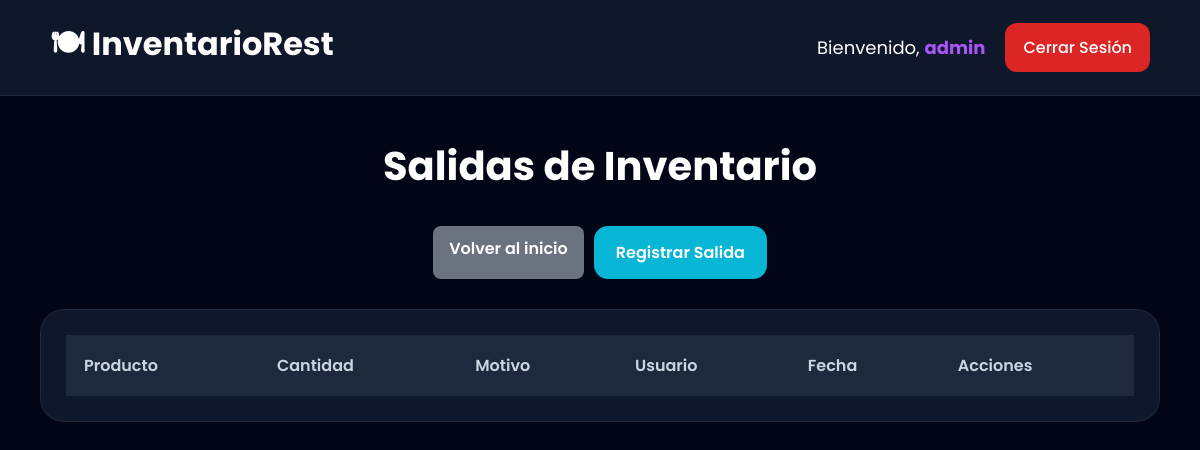
Before: /salidas/ (signed in) with the older database file.
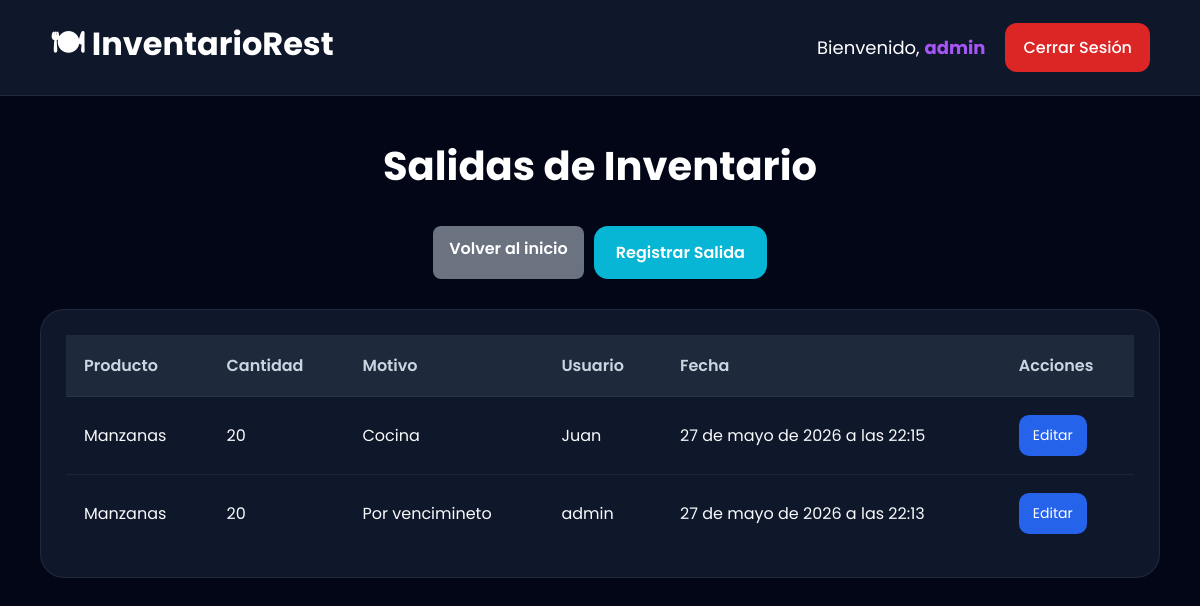
After: the same page with the newer database file.
### modulo/models.py (models this page shows, shortened)
class SalidaProducto(models.Model):
    producto = models.ForeignKey(
        Producto,
        on_delete=models.CASCADE
    )
    usuario = models.ForeignKey(
        User,
        on_delete=models.CASCADE
    )
    cantidad = models.IntegerField()
    motivo = models.CharField(
        max_length=255
    )
    observaciones = models.TextField(
        blank=True,
        null=True
    )
    fecha = models.DateTimeField(
        auto_now_add=True
    )
    class Meta:
        verbose_name = "Salida de Producto"
        verbose_name_plural = "Salidas de Productos"

class Producto(models.Model):
    nombre = models.CharField(
        max_length=100
    )
    descripcion = models.TextField(
        blank=True,
        null=True
    )
    precio = models.DecimalField(
        max_digits=10,
        decimal_places=2
    )
    stock_actual = models.IntegerField(
        default=0
    )
    categoria = models.ForeignKey(
        Categoria,
        on_delete=models.CASCADE
    )
    class Meta:
        verbose_name = "Producto"
        verbose_name_plural = "Productos"

### modulo/views.py (the view)
@login_required
def lista_salidas(request):
    if request.user.usuario.rol not in ['admin', 'empleado']:
        return redirect('dashboard')
    salidas = SalidaProducto.objects.all().order_by('-fecha')
    return render(
        request,
        'modulo/lista_salidas.html',
        {
            'salidas': salidas
        }
    )

### modulo/templates/modulo/lista_salidas.html (shortened to what this page needs)
{% extends 'modulo/base.html' %}
{% block content %}
<div class="products-page">
    <div class="products-header">
        <h1 class="page-title">
            Salidas de Inventario
        </h1>
        <div class="actions-group">
            <a href="{% url 'dashboard' %}" class="back-btn">
                Volver al inicio
            </a>
            <a href="{% url 'registrar_salida' %}"
            class="create-product-btn">
                Registrar Salida
            </a>
        </div>
    </div>
    <div class="products-card">
        <table class="products-table">
            <thead>
                <tr>
                    <th>Producto</th>
                    <th>Cantidad</th>
                    <th>Motivo</th>
                    <th>Usuario</th>
                    <th>Fecha</th>
                    <th>Acciones</th>
                </tr>
            </thead>
            <tbody>
                {% for salida in salidas %}
                <tr>
                    <td>
                        {{ salida.producto.nombre }}
                    </td>
                    <td>
                        {{ salida.cantidad }}
                    </td>
                    <td>
                        {{ salida.motivo }}
                    </td>
                    <td>
                        {{ salida.usuario.username }}
                    </td>
                    <td>
                        {{ salida.fecha }}
                    </td>
                    <td>
                        <div class="actions-group">
                            <a
                                href="{% url 'editar_salida' salida.id %}"
                                class="edit-btn"
                            >
                                Editar
                            </a>
                        </div>
                    </td>
                </tr>
                {% endfor %}
            </tbody>
        </table>
    </div>
</div>
{% endblock %}

### modulo/templates/modulo/base.html (shortened to what this page needs)
{% load static %}
<!DOCTYPE html>
<html lang="es">
<head>
    <link rel="stylesheet" href="{% static 'modulo/css/base.css' %}">
</head>
<body>
    <nav class="navbar">
        <a
            href="{% url 'dashboard' %}"
            class="logo"
        >
            🍽 InventarioRest
        </a>
        <div class="navbar-right">
            <span class="welcome-text">
                Bienvenido,
                <strong>
                    {{ request.user.username }}
                </strong>
            </span>
            <div class="nav-links">
                <a
                    href="{% url 'logout' %}"
                    class="logout-btn"
                >
                    Cerrar Sesión
                </a>
            </div>
        </div>
    </nav>
    <main class="main-container">
        {% block content %}
        {% endblock %}
    </main>
</body>
</html>

### modulo/static/modulo/css/base.css (style rules this page uses)
* { margin: 0; padding: 0; box-sizing: border-box; }
body { font-family: 'Poppins', sans-serif; background: #020617; color: white; min-height: 100vh; }
.navbar { width: 100%; background: #0f172a; padding: 20px 50px; display: flex; justify-content: space-between; align-items: center; border-bottom: 1px solid rgba(255,255,255,0.08); }
.logo { font-size: 32px; font-weight: 700; color: white; text-decoration: none; }
.nav-links { display: flex; gap: 15px; }
.nav-links a { text-decoration: none; color: white; background: #1e293b; padding: 12px 18px; border-radius: 12px; transition: 0.3s; font-weight: 500; }
.logout-btn { background: #dc2626 !important; }
.main-container { padding: 40px; }
h1 { font-size: 42px; margin-bottom: 30px; }
.products-page { width: 100%; }
.products-header { display: flex; flex-direction: column; justify-content: space-between; align-items: center; margin-bottom: 30px; }
.page-title { font-size: 40px; color: white; }
.create-product-btn { text-decoration: none; background: #06b6d4; color: white; padding: 14px 22px; border-radius: 14px; font-weight: 600; transition: 0.3s; }
.products-card { background: #0f172a; border-radius: 24px; padding: 25px; border: 1px solid rgba(255,255,255,0.08); overflow-x: auto; }
.products-table { width: 100%; border-collapse: collapse; }
.products-table thead { background: #1e293b; }
.products-table th { padding: 18px; text-align: left; color: #cbd5e1; font-weight: 600; }
.products-table td { padding: 18px; border-top: 1px solid rgba(255,255,255,0.05); color: #f8fafc; }
.products-table tbody tr { transition: 0.3s; }
.actions-group { display: flex; gap: 10px; }
.edit-btn { text-decoration: none; background: #2563eb; color: white; padding: 10px 14px; border-radius: 10px; font-size: 14px; transition: 0.3s; }
.navbar-right { display: flex; align-items: center; gap: 20px; }
.welcome-text { color: white; font-size: 18px; }
.welcome-text strong { color: #a855f7; }
.back-btn { background: #6b7280; color: white; padding: 10px 16px; border-radius: 8px; text-decoration: none; font-weight: 600; transition: 0.3s; }

Changed rows visible on the page:
added SalidaProducto: producto.nombre "Manzanas", cantidad "20", motivo "Cocina", usuario.username "Juan", fecha "27 de mayo de 2026 a las 22:15"
added SalidaProducto: producto.nombre "Manzanas", cantidad "20", motivo "Por vencimineto", usuario.username "admin", fecha "27 de mayo de 2026 a las 22:13"
